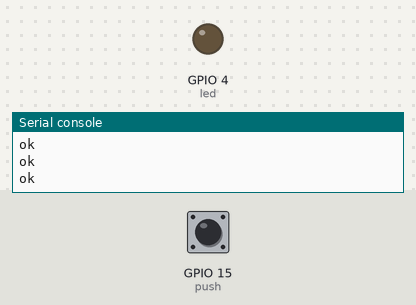
Recording of a program running on a simulated ESP32 board running MicroPython. Parts: output pins drawn as LEDs (lit = HIGH), the last lines printed to the serial console. The inputs (shaded band) are chosen by the test bench; at power-on: GPIO 15 (push) HIGH.

Above: at 1.2 s.
1.3 s: GPIO 15 (push) pulled LOW for 0.15 s
At 1.42 s:
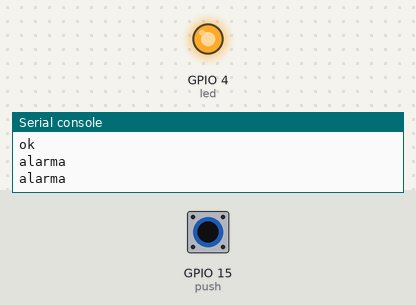
3.0 s: GPIO 15 (push) pulled LOW for 3.2 s
At 7.1 s:
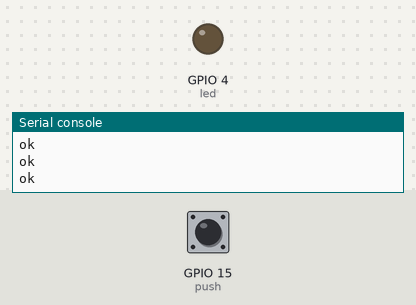
Timing chart, 0 to 8.6 s (numbered marks = the images above; inputs shaded):
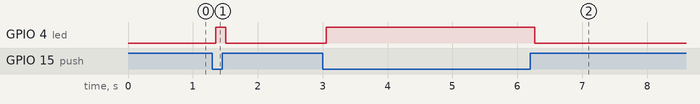

The program:

pulsadorpullUP.py
```python
from machine import Pin
import utime

push = Pin(15, Pin.IN, Pin.PULL_UP) # pulsador conectado a GND
led =  Pin(4, Pin.OUT)

while True:

    estado = push.value()
    #print(estado)
    utime.sleep_ms(50)

    if estado == 0:
        led.value(1)
        print("alarma")

    else:
        led.value(0)
        print("ok")


    
```

Measured:
- after the input at 1.3 s, GPIO 4 (led): LOW → HIGH after 0.05 s, → LOW 0.15 s later
- after the input at 3.0 s, GPIO 4 (led): LOW → HIGH after 0.06 s, → LOW 3.2 s later
